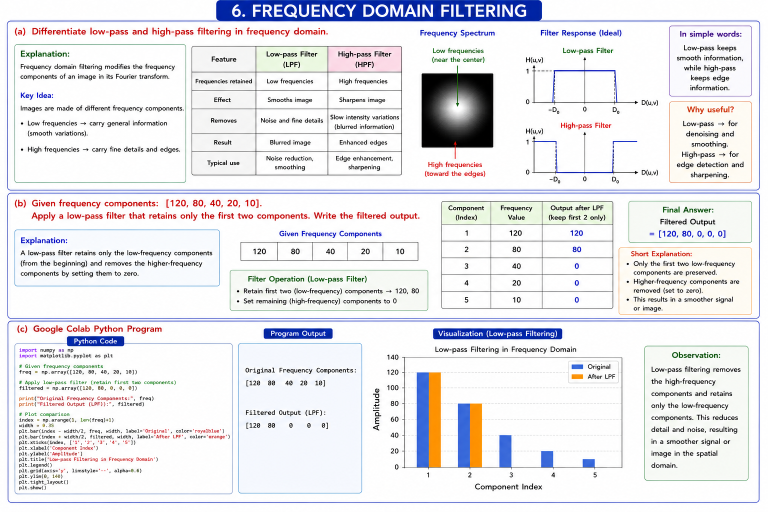
#> input picture CO2/AT1/6.png, 1536 x 1024 px (shown at 1/2 size)
$ python CODE5.py
#> lines starting #> are read from the running program, lines starting #| are printed output that depends on the picture
import cv2
import numpy as np
import matplotlib.pyplot as plt
import time
from tkinter import Tk, filedialog
from sklearn.decomposition import PCA
from sklearn.preprocessing import StandardScaler


# ============================================================
# 1. SELECT IMAGE
# ============================================================

root = Tk()
root.withdraw()

image_path = filedialog.askopenfilename(
    title="Select an Image",
    filetypes=[
        ("Image Files", "*.jpg *.jpeg *.png *.bmp"),
        ("All Files", "*.*")
    ]
)
#> the answer given: ../../CO2/AT1/6.png

if not image_path:
    print("No image selected.")
    exit()

image = cv2.imread(image_path)
#> image is the input picture: shape (1024, 1536, 3); mean B, G, R 234.1, 230.2, 230.6

if image is None:
    print("Error: Unable to read image.")
    exit()

print("\nImage loaded successfully.")


# ============================================================
# 2. CREATE TRANSFORMED IMAGE
# ============================================================

height, width = image.shape[:2]

center = (width // 2, height // 2)

rotation_matrix = cv2.getRotationMatrix2D(
    center,
    25,
    1.0
)

rotated_image = cv2.warpAffine(
    image,
    rotation_matrix,
    (width, height)
)
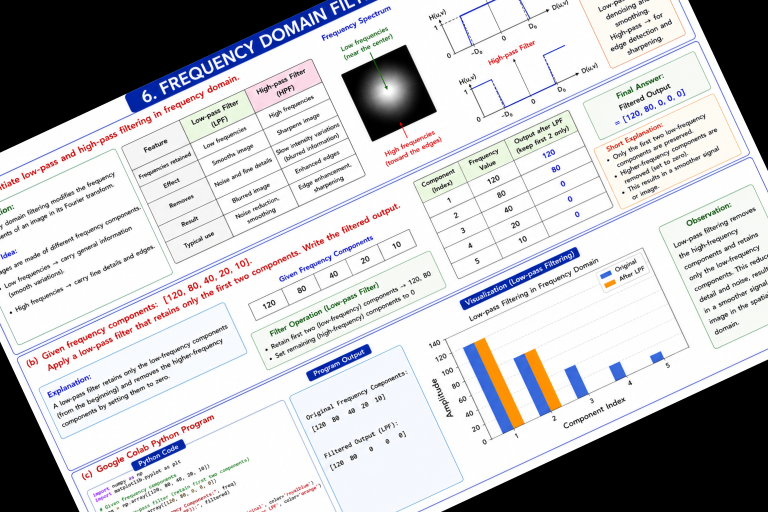
#> rotated_image: shape (1024, 1536, 3) (shown at 1/2 size); mean B, G, R 195.4, 192.3, 192.6


# ============================================================
# 3. PREPROCESSING
# ============================================================

start_preprocessing = time.perf_counter()

# Resize
image_resized = cv2.resize(
    image,
    (800, 600)
)

rotated_resized = cv2.resize(
    rotated_image,
    (800, 600)
)

# Convert to grayscale
gray_original = cv2.cvtColor(
    image_resized,
    cv2.COLOR_BGR2GRAY
)

gray_rotated = cv2.cvtColor(
    rotated_resized,
    cv2.COLOR_BGR2GRAY
)
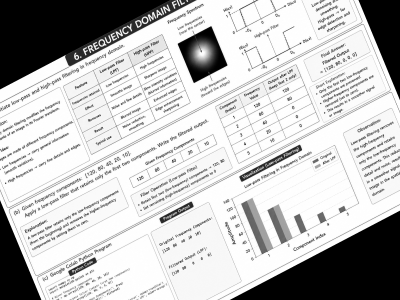
#> gray_rotated: shape (600, 800) (shown at 1/2 size); min 0, max 255, mean 192.7

# Gaussian blur
gray_original = cv2.GaussianBlur(
    gray_original,
    (5, 5),
    0
)
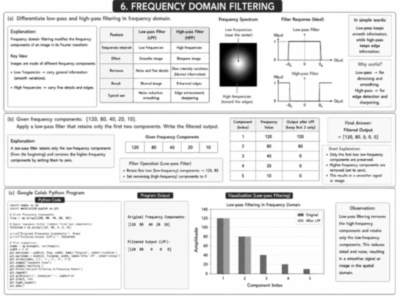
#> gray_original: shape (600, 800) (shown at 1/2 size); min 0, max 255, mean 230.6

gray_rotated = cv2.GaussianBlur(
    gray_rotated,
    (5, 5),
    0
)

end_preprocessing = time.perf_counter()

preprocessing_time = (
    end_preprocessing -
    start_preprocessing
) * 1000


# ============================================================
# 4. DISPLAY PREPROCESSING RESULT
# ============================================================

plt.figure(figsize=(12, 5))

plt.subplot(1, 2, 1)

plt.imshow(
    cv2.cvtColor(
        image_resized,
        cv2.COLOR_BGR2RGB
    )
)

plt.title("Original Image")
plt.axis("off")


plt.subplot(1, 2, 2)

plt.imshow(
    gray_original,
    cmap="gray"
)

plt.title("Preprocessed Image")
plt.axis("off")

plt.tight_layout()
plt.show()
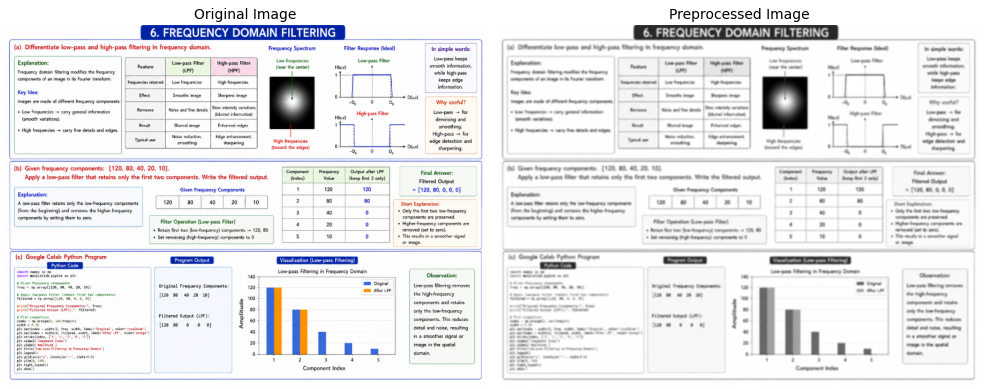
#> figure drawn by matplotlib, 2 panels


# ============================================================
# 5. ORB FEATURE DETECTION
# ============================================================

orb = cv2.ORB_create(
    nfeatures=2000
)

start_detection = time.perf_counter()

keypoints_original, descriptors_original = (
    orb.detectAndCompute(
        gray_original,
        None
    )
)
#> keypoints_original = 2000 keypoints; strongest (x, y, size): (505, 165, 111.1), (508, 167, 92.6), (441, 165, 111.1), (442, 167, 92.6)

keypoints_rotated, descriptors_rotated = (
    orb.detectAndCompute(
        gray_rotated,
        None
    )
)
#> keypoints_rotated = 2000 keypoints; strongest (x, y, size): (388, 158, 92.6), (387, 158, 111.1), (448, 125, 111.1), (388, 162, 77.1)

end_detection = time.perf_counter()

detection_time = (
    end_detection -
    start_detection
) * 1000


print("\n====================================")
print("FEATURE DETECTION")
print("====================================")

print(
    "Original features :",
    len(keypoints_original)
)
#| Original features : 2000

print(
    "Rotated features  :",
    len(keypoints_rotated)
)
#| Rotated features  : 2000

print(
    "Detection time    :",
    round(detection_time, 2),
    "ms"
)


# ============================================================
# 6. DISPLAY DETECTED FEATURES
# ============================================================

feature_image = cv2.drawKeypoints(
    image_resized,
    keypoints_original,
    None,
    color=(0, 255, 0),
    flags=cv2.DRAW_MATCHES_FLAGS_DRAW_RICH_KEYPOINTS
)
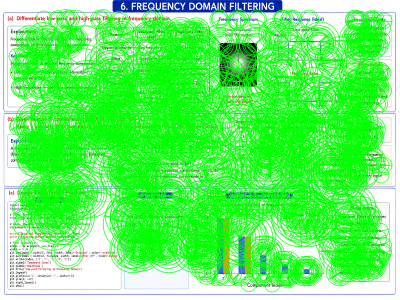
#> feature_image: shape (600, 800, 3) (shown at 1/2 size); mean B, G, R 107.3, 243.6, 104.6

plt.figure(figsize=(10, 6))

plt.imshow(
    cv2.cvtColor(
        feature_image,
        cv2.COLOR_BGR2RGB
    )
)

plt.title(
    f"ORB Detected Features: "
    f"{len(keypoints_original)}"
)

plt.axis("off")
plt.show()


# ============================================================
# 7. FEATURE MATCHING
# ============================================================

start_matching = time.perf_counter()

bf = cv2.BFMatcher(
    cv2.NORM_HAMMING,
    crossCheck=True
)

matches = bf.match(
    descriptors_original,
    descriptors_rotated
)
#> matches = 1033 matches

matches = sorted(
    matches,
    key=lambda x: x.distance
)

# Select best 50 matches
good_matches = matches[:50]
#> good_matches = 50 matches

end_matching = time.perf_counter()

matching_time = (
    end_matching -
    start_matching
) * 1000


print("\n====================================")
print("FEATURE MATCHING")
print("====================================")

print(
    "Total matches :",
    len(matches)
)
#| Total matches : 1033

print(
    "Good matches  :",
    len(good_matches)
)
#| Good matches  : 50

print(
    "Matching time :",
    round(matching_time, 2),
    "ms"
)


# ============================================================
# 8. DISPLAY MATCHING RESULT
# ============================================================

matched_image = cv2.drawMatches(
    image_resized,
    keypoints_original,
    rotated_resized,
    keypoints_rotated,
    good_matches,
    None,
    flags=cv2.DrawMatchesFlags_NOT_DRAW_SINGLE_POINTS
)
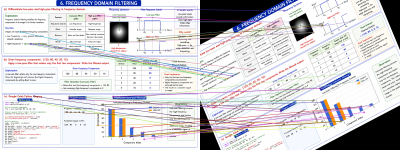
#> matched_image: shape (600, 1600, 3) (shown at 1/4 size); mean B, G, R 210.4, 206.6, 208

plt.figure(figsize=(15, 7))

plt.imshow(
    cv2.cvtColor(
        matched_image,
        cv2.COLOR_BGR2RGB
    )
)

plt.title(
    f"Feature Matching - "
    f"{len(good_matches)} Best Matches"
)

plt.axis("off")
plt.show()


# ============================================================
# 9. PREPARE DESCRIPTORS FOR PCA
# ============================================================

# Combine descriptors from both images

combined_descriptors = np.vstack(
    (
        descriptors_original,
        descriptors_rotated
    )
)

print("\n====================================")
print("DESCRIPTOR INFORMATION")
print("====================================")

print(
    "Original descriptor shape:",
    descriptors_original.shape
)
#| Original descriptor shape: (2000, 32)

print(
    "Rotated descriptor shape :",
    descriptors_rotated.shape
)
#| Rotated descriptor shape : (2000, 32)

print(
    "Combined descriptor shape:",
    combined_descriptors.shape
)
#| Combined descriptor shape: (4000, 32)


# ============================================================
# 10. STANDARDIZE DESCRIPTORS
# ============================================================

scaler = StandardScaler()

scaled_descriptors = scaler.fit_transform(
    combined_descriptors.astype(np.float32)
)


# ============================================================
# 11. APPLY PCA
# ============================================================

start_pca = time.perf_counter()

pca = PCA(
    n_components=2
)

pca_result = pca.fit_transform(
    scaled_descriptors
)
#> pca_result = 4000 pairs, first value -5.23 to 5.12, second value -4.59 to 5.21

end_pca = time.perf_counter()

pca_time = (
    end_pca -
    start_pca
) * 1000


# ============================================================
# 12. PCA INFORMATION
# ============================================================

print("\n====================================")
print("PCA DIMENSIONALITY REDUCTION")
print("====================================")

print(
    "Original dimensions :",
    combined_descriptors.shape[1]
)
#| Original dimensions : 32

print(
    "Reduced dimensions  :",
    pca_result.shape[1]
)
#| Reduced dimensions  : 2

print(
    "PC1 variance        :",
    round(
        pca.explained_variance_ratio_[0] * 100,
        2
    ),
    "%"
)

print(
    "PC2 variance        :",
    round(
        pca.explained_variance_ratio_[1] * 100,
        2
    ),
    "%"
)

print(
    "Total variance      :",
    round(
        sum(pca.explained_variance_ratio_) * 100,
        2
    ),
    "%"
)

print(
    "PCA processing time :",
    round(pca_time, 2),
    "ms"
)


# ============================================================
# 13. PCA VISUALIZATION
# ============================================================

number_original = len(
    descriptors_original
)
#> number_original = 2000

original_pca = pca_result[
    :number_original
]
#> original_pca = 2000 pairs, first value -5.23 to 4.71, second value -4.09 to 5.21

rotated_pca = pca_result[
    number_original:
]
#> rotated_pca = 2000 pairs, first value -5.09 to 5.12, second value -4.59 to 5.21

plt.figure(figsize=(10, 7))

plt.scatter(
    original_pca[:, 0],
    original_pca[:, 1],
    label="Original Image"
)

plt.scatter(
    rotated_pca[:, 0],
    rotated_pca[:, 1],
    label="Rotated Image"
)

plt.xlabel("Principal Component 1")

plt.ylabel("Principal Component 2")

plt.title(
    "PCA Visualization of Feature Descriptors"
)

plt.legend()

plt.grid(True)

plt.show()
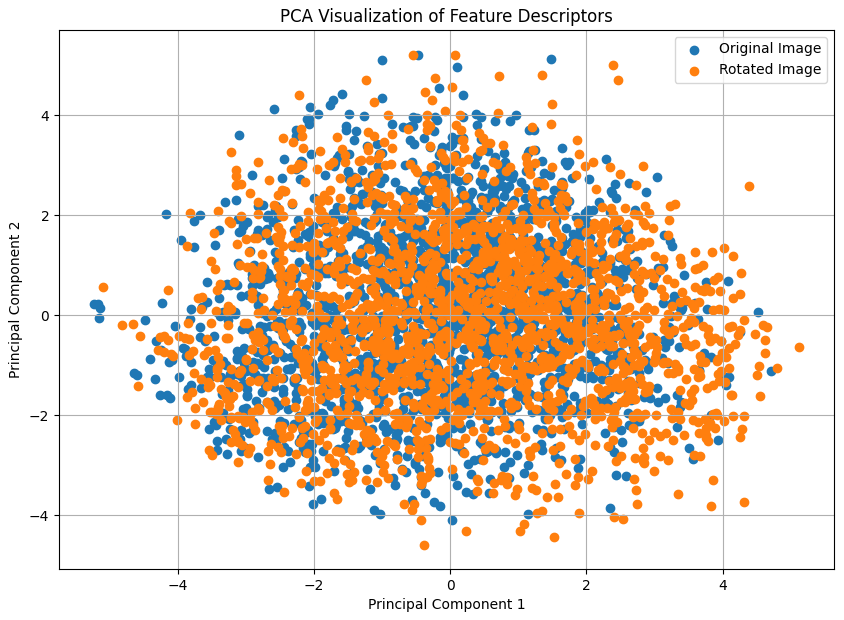
#> figure drawn by matplotlib, 1 panel


# ============================================================
# 14. FINAL PERFORMANCE SUMMARY
# ============================================================

total_time = (
    preprocessing_time +
    detection_time +
    matching_time +
    pca_time
)

print("\n====================================")
print("FINAL SYSTEM PERFORMANCE")
print("====================================")

print(
    "Preprocessing time :",
    round(preprocessing_time, 2),
    "ms"
)

print(
    "Feature detection  :",
    round(detection_time, 2),
    "ms"
)

print(
    "Feature matching   :",
    round(matching_time, 2),
    "ms"
)

print(
    "PCA processing     :",
    round(pca_time, 2),
    "ms"
)

print(
    "Total pipeline time:",
    round(total_time, 2),
    "ms"
)

print("\nEnd-to-end vision pipeline completed successfully.")

$ run again, on CO2/AT1/AT1 Q03.png
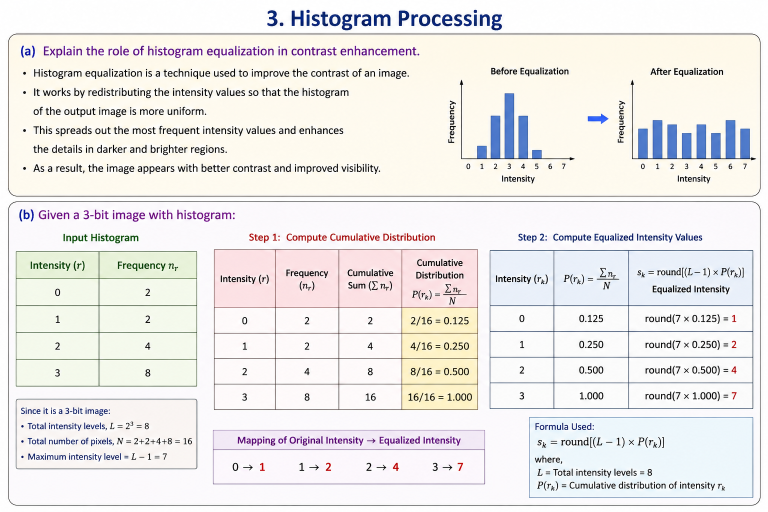
#> input picture CO2/AT1/AT1 Q03.png, 1536 x 1024 px (shown at 1/2 size)
#> image is the input picture: shape (1024, 1536, 3); mean B, G, R 232.7, 234, 236.1
#> keypoints_original = 2000 keypoints; strongest (x, y, size): (513, 32, 31), (357, 32, 31), (365, 32, 31), (595, 186, 31)
#> keypoints_rotated = 2000 keypoints; strongest (x, y, size): (188, 95, 37.2), (194, 105, 44.6), (215, 92, 37.2), (189, 95, 44.6)
#| Original features : 2000
#| Rotated features  : 2000
#> matches = 941 matches
#> good_matches = 50 matches
#| Total matches : 941
#| Good matches  : 50
#> `matched_image = cv2.drawMatches( image_resized, keypoints_original, ro..`:
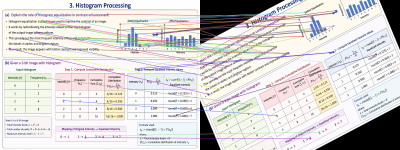
#> matched_image: shape (600, 1600, 3) (shown at 1/4 size); mean B, G, R 209.8, 210.4, 213.1
#| Original descriptor shape: (2000, 32)
#| Rotated descriptor shape : (2000, 32)
#| Combined descriptor shape: (4000, 32)
#> pca_result = 4000 pairs, first value -4.96 to 4.6, second value -5.09 to 4.86
#| Original dimensions : 32
#| Reduced dimensions  : 2
#> number_original = 2000
#> original_pca = 2000 pairs, first value -4.96 to 4.42, second value -4.93 to 4.23
#> rotated_pca = 2000 pairs, first value -4.71 to 4.6, second value -5.09 to 4.86
#> `plt.show()`:
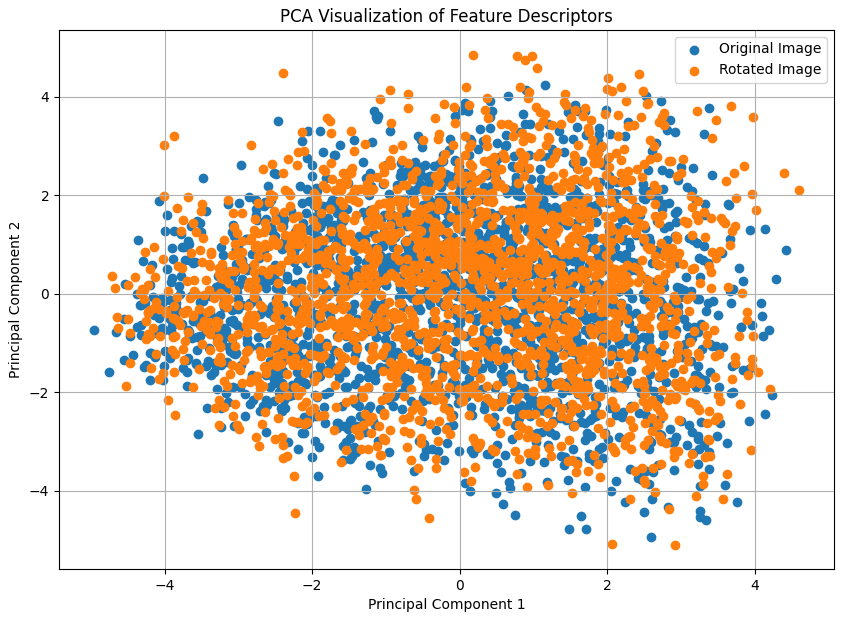
#> figure drawn by matplotlib, 1 panel

$ run again, on CO2/AT1/AT1 Q07.png
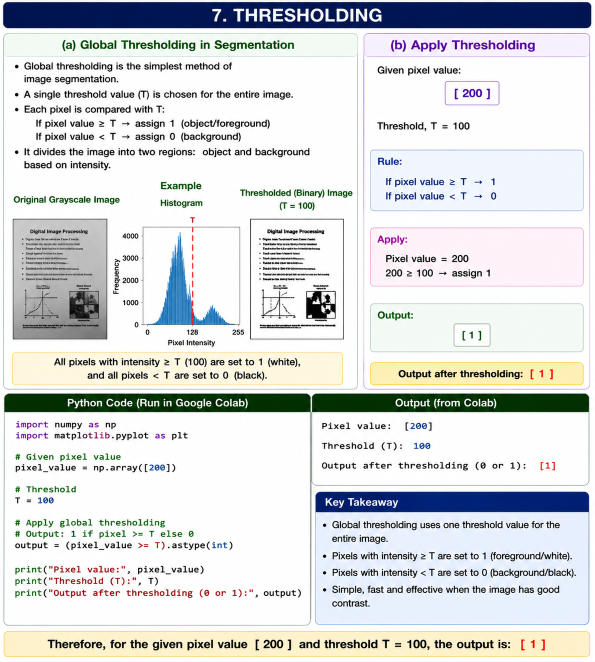
#> input picture CO2/AT1/AT1 Q07.png, 1189 x 1323 px (shown at 1/2 size)
#> image is the input picture: shape (1323, 1189, 3); mean B, G, R 218.8, 217.7, 215.3
#> keypoints_original = 2000 keypoints; strongest (x, y, size): (416, 276, 111.1), (449, 281, 44.6), (449, 280, 53.6), (448, 278, 64.3)
#> keypoints_rotated = 2000 keypoints; strongest (x, y, size): (93, 484, 92.6), (85, 465, 77.1), (432, 268, 44.6), (398, 272, 111.1)
#| Original features : 2000
#| Rotated features  : 2000
#> matches = 859 matches
#> good_matches = 50 matches
#| Total matches : 859
#| Good matches  : 50
#> `matched_image = cv2.drawMatches( image_resized, keypoints_original, ro..`:
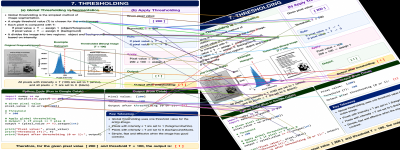
#> matched_image: shape (600, 1600, 3) (shown at 1/4 size); mean B, G, R 200.6, 199.5, 198.3
#| Original descriptor shape: (2000, 32)
#| Rotated descriptor shape : (2000, 32)
#| Combined descriptor shape: (4000, 32)
#> pca_result = 4000 pairs, first value -4.93 to 4.57, second value -5.98 to 4.9
#| Original dimensions : 32
#| Reduced dimensions  : 2
#> number_original = 2000
#> original_pca = 2000 pairs, first value -4.73 to 4.57, second value -5.98 to 4.48
#> rotated_pca = 2000 pairs, first value -4.93 to 4.29, second value -5.72 to 4.9
#> `plt.show()`:
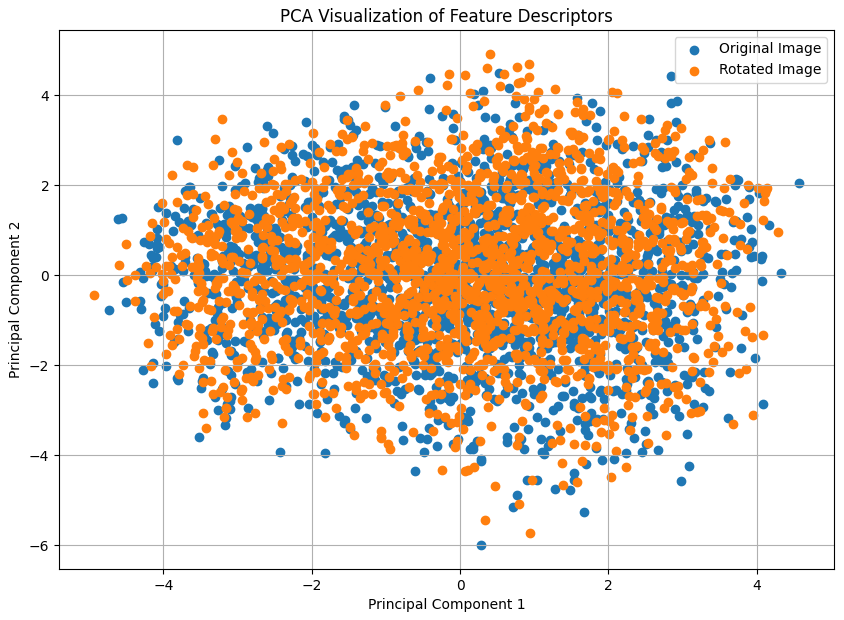
#> figure drawn by matplotlib, 1 panel
